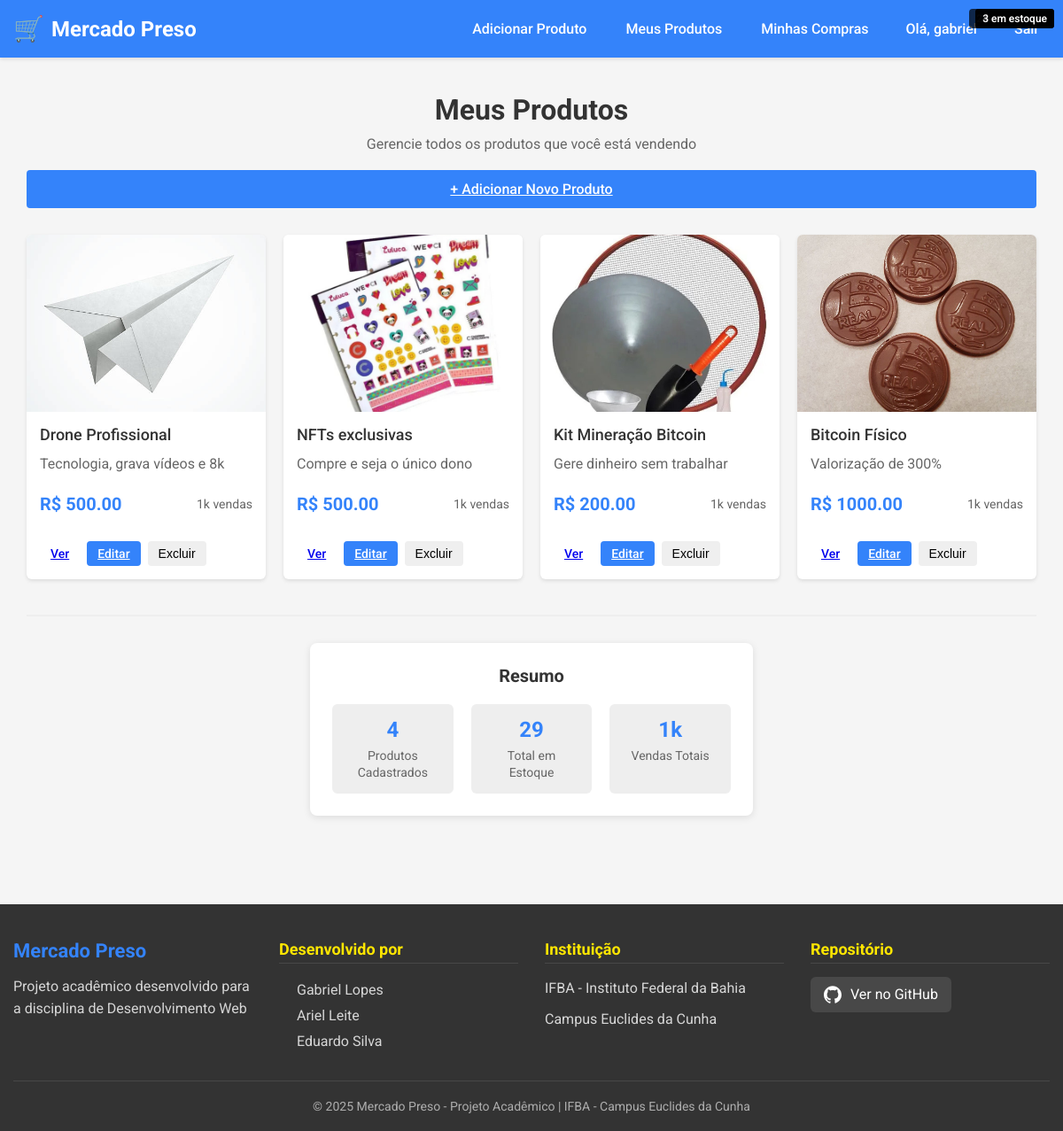
The page /compra/meus-produtos (signed in) on the database its author committed.
### models.py (models this page shows, shortened)
class Usuario(db.Model):
    __tablename__ = 'usuarios'
    user_id = db.Column(db.Integer, primary_key=True, autoincrement=True)
    nome = db.Column(db.String(100), unique=True, nullable=False)
    email = db.Column(db.String(120), unique=True, nullable=False)
    tipo_usuario = db.Column(db.Enum(TipoUsuario), nullable=False)
    senha = db.Column(db.String(200), nullable=False)
    data_criacao = db.Column(db.DateTime, default=datetime.utcnow)
    ativo = db.Column(db.Boolean, default=True)

class Produto(db.Model):
    __tablename__ = 'produtos'
    produto_id = db.Column(db.Integer, primary_key=True, autoincrement=True)
    nome = db.Column(db.String(100), nullable=False)
    descricao = db.Column(db.Text)
    preco = db.Column(db.Float, nullable=False)
    quantidade = db.Column(db.Integer, default=0)
    vendedor_id = db.Column(db.Integer, db.ForeignKey('usuarios.user_id'))
    data_criacao = db.Column(db.DateTime, default=datetime.utcnow)
    imagem = db.Column(db.String(100), nullable=False)
    vendedor = db.relationship('Usuario', backref=db.backref('produtos', lazy=True))

### compra.py (the view)
@bp_compra.route('/meus-produtos')
def meus_produtos():
    if not g.user or g.user.tipo_usuario != TipoUsuario.VENDEDOR:
        flash("Acesso restrito a vendedores", "danger")
        return redirect(url_for('home'))
    produtos = Produto.query.filter_by(vendedor_id=g.user.user_id)\
                          .order_by(Produto.data_criacao.desc())\
                          .all()
    return render_template('meus_produtos.html', produtos=produtos)

### autenticacao.py (called while the page is built)
@bp_auth.before_app_request
def load_logged_in_user():
    user_id = session.get('user_id')
    if user_id is None:
        g.user = None
    else:
        try:
            g.user = Usuario.query.get(user_id)
        except:
            g.user = None

### templates/meus_produtos.html (shortened to what this page needs)
{% extends 'base.html' %}
{% block content %}
<div class="container">
    <div class="page-header">
        <h1>Meus Produtos</h1>
        <p>Gerencie todos os produtos que você está vendendo</p>
        <a href="{{ url_for('compra.adicionar_produto') }}" class="btn btn-primary">
            + Adicionar Novo Produto
        </a>
    </div>
    {% if produtos %}
        <div class="products-grid">
            {% for produto in produtos %}
            <div class="product-card">
                <div class="product-image">
                    <img src="{{ url_for('static', filename='uploads/produtos/' + produto.imagem) if produto.imagem else url_for('static', filename='images/default-product.jpg') }}"
                         alt="{{ produto.nome }}">
                    <div class="product-stock-badge">
                        {{ produto.quantidade }} em estoque
                    </div>
                </div>
                <div class="product-info">
                    <h3 class="product-name">{{ produto.nome }}</h3>
                    <p class="product-description">{{ produto.descricao|truncate(100) }}</p>
                    <div class="product-details">
                        <span class="product-price">R$ {{ "%.2f"|format(produto.preco) }}</span>
                        <span class="product-sales">
                            1k vendas
                        </span>
                    </div>
                    <div class="product-actions">
                        <a href="{{ url_for('compra.ver_produto', produto_id=produto.produto_id) }}"
                           class="btn btn-secondary btn-sm">
                            Ver
                        </a>
                        <a href="{{ url_for('home') }}"
                           class="btn btn-primary btn-sm">
                            Editar
                        </a>
                        <form action="{{ url_for('home')}}"
                              method="POST" class="delete-form">
                            <button type="submit" class="btn btn-danger btn-sm"
                                    onclick="return confirm('Tem certeza que deseja excluir este produto?')">
                                Excluir
                            </button>
                        </form>
                    </div>
                </div>
            </div>
            {% endfor %}
        </div>
        <div class="products-summary">
            <div class="summary-card">
                <h3>Resumo</h3>
                <div class="summary-stats">
                    <div class="stat-item">
                        <span class="stat-number">{{ produtos|length }}</span>
                        <span class="stat-label">Produtos Cadastrados</span>
                    </div>
                    <div class="stat-item">
                        <span class="stat-number">
                            {{ produtos|sum(attribute='quantidade') }}
                        </span>
                        <span class="stat-label">Total em Estoque</span>
                    </div>
                    <div class="stat-item">
                        <span class="stat-number">
                            1k
                        </span>
                        <span class="stat-label">Vendas Totais</span>
                    </div>
                </div>
            </div>
        </div>
    {% endif %}
</div>
{% endblock %}

### templates/base.html (shortened to what this page needs)
<!DOCTYPE html>
<html lang="pt-BR">
<head>
    <link rel="stylesheet" href="{{ url_for('static', filename='css/main.css') }}">
</head>
<body>
    <header class="header">
        <div class="container">
            <div class="header-content">
                <a href="{{ url_for('home') }}" class="logo">Mercado Preso</a>
                <nav class="nav">
                    <div class="nav-links">
                        {% if g.user %}
                            {% if g.user.tipo_usuario.value ==  2 or g.user.tipo_usuario == 'VENDEDOR' %}
                                <a href="{{ url_for('compra.adicionar_produto') }}" class="nav-link">Adicionar Produto</a>
                                <a href="{{ url_for('compra.meus_produtos') }}" class="nav-link">Meus Produtos</a>
                            {% endif %}
                            <a href="{{ url_for('compra.minhas_compras') }}" class="nav-link">Minhas Compras</a>
                            <span class="nav-user">Olá, {{ g.user.nome }}</span>
                            <a href="{{ url_for('auth.logout') }}" class="nav-link">Sair</a>
                        {% else %}
                            <a href="{{ url_for('auth.login') }}" class="nav-link">Entrar</a>
                            <a href="{{ url_for('auth.register') }}" class="nav-link">Criar conta</a>
                        {% endif %}
                    </div>
                </nav>
            </div>
        </div>
    </header>
    <main class="main-content">
        <div class="container">
            {% block content %}{% endblock %}
        </div>
    </main>
    <footer class="footer">
        <div class="container">
            <div class="footer-content">
                <div class="footer-section">
                    <h3>Mercado Preso</h3>
                    <p>Projeto acadêmico desenvolvido para a disciplina de Desenvolvimento Web</p>
                </div>
                <div class="footer-section">
                    <h4>Desenvolvido por</h4>
                    <ul class="developers-list">
                        <li>Gabriel Lopes</li>
                        <li>Ariel Leite</li>
                        <li>Eduardo Silva</li>
                    </ul>
                </div>
                <div class="footer-section">
                    <h4>Instituição</h4>
                    <p>IFBA - Instituto Federal da Bahia</p>
                    <p>Campus Euclides da Cunha</p>
                </div>
                <div class="footer-section">
                    <h4>Repositório</h4>
                    <a href="https://github.com/gabrieldonlopes/mercado-preso" target="_blank" class="github-link">
                        Ver no GitHub
                    </a>
                </div>
            </div>
            <div class="footer-bottom">
                <p>&copy; 2025 Mercado Preso - Projeto Acadêmico | IFBA - Campus Euclides da Cunha</p>
            </div>
        </div>
    </footer>
</body>
</html>

### rows shown on the page
Usuario: user.nome "gabriel"
Produto: imagem (picture), quantidade "20", nome "Drone Profissional", descricao "Tecnologia, grava vídeos e 8k", preco "500.00"
Produto: imagem (picture), quantidade "2", nome "NFTs exclusivas", descricao "Compre e seja o único dono", preco "500.00"
Produto: imagem (picture), quantidade "4", nome "Kit Mineração Bitcoin", descricao "Gere dinheiro sem trabalhar", preco "200.00"
Produto: imagem (picture), quantidade "3", nome "Bitcoin Físico", descricao "Valorização de 300%", preco "1000.00"

### other values the page prints
{{ produtos|length }} "4"
{{ produtos|sum(attribute='quantidade') }} "29"
